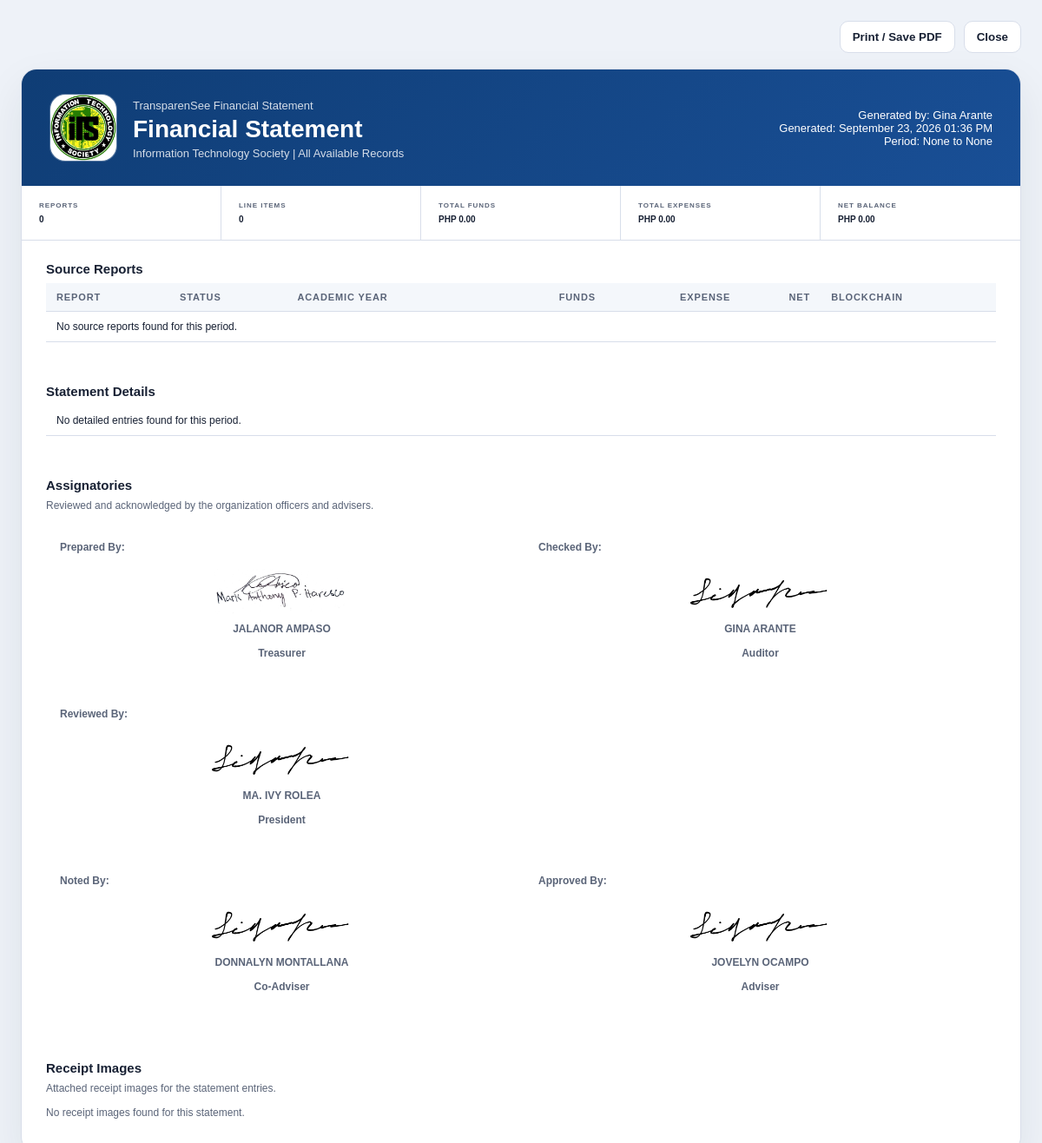
/print/preview/ (signed in), run on the app's committed database.
### app/models.py (models this page shows, shortened)
class Organization(models.Model):
    PROGRAM_CHOICE = [
        ("BSIT", "Bachelor of Science in Information Technology"),
        ("BSCS", "Bachelor of Science in Computer Science"),
        ("BSP", "Bachelor of Science in Psychology"),
        ("BSED", "Bachelor of Secondary Education"),
        ("BSHM", "Bachelor of Science in Hospitality Management"),
        ("BSC", "Bachelor of Science in Criminology"),
        ("BSBA-MM", "Bachelor of Science in Business Administration - Marketing Management"),
        ("BSBA-HR", "Bachelor of Science in Business Administration - Human Resource Management"),
        ("all_program", "All Program"),
    ]
    ORG_CATEGORY = [
        ('academic', 'Academic'),
        ('non_academic', 'Non-Academic'),
        ('performing_arts', 'Performing Arts'),
        ('student_council', 'Student Council'),
        ('student_publication', 'Student Publication'),
    ]
    name = models.CharField(max_length=100)
    logo = models.ImageField(upload_to='organization/logos', blank=True, null=True)
    program = models.CharField(choices=PROGRAM_CHOICE, blank=True, null=True)
    category = models.CharField(max_length=50, choices=ORG_CATEGORY)
    description = models.TextField()
    balance = models.DecimalField(max_digits=12, decimal_places=2, null=True, blank=True)
    society_fee_amount = models.DecimalField(max_digits=10,decimal_places=2,default=0)
    createdAt = models.DateTimeField(auto_now=True)

### accounts/models.py (models this page shows)
class CustomUser(AbstractUser):
    ROLE_CHOICES = [
        ('admin', 'Admin'),
        ('campus_admin', 'Campus Admin'),
        ('adviser', 'Adviser'),
        ('co_adviser', 'Co-Adviser'),
        ('treasurer', 'Treasurer'),
        ('auditor', 'Auditor'),
        ('president', 'President'),
        ('vice_president', 'Vice-President'),
        ('secretary', 'Secretary'),
        ('student', 'Student'),
        ('head', 'Head')
    ]
    middle_name = models.CharField(max_length=50, blank=True)
    role = models.CharField( max_length=20, choices=ROLE_CHOICES)
    profile_image = models.ImageField(upload_to="profile_pictures", blank=True, null=True)
    REQUIRED_FIELDS = ['email', 'first_name', 'last_name']
    objects = CustomUserManager()

### app/views/organization_officers/auditor.py (the view)
# urls.py: path('print/preview/', PrintableFinancialStatementView.as_view(), name='financial_statement_print'),
class PrintableFinancialStatementView(RoleRequireMixin, StatementPeriodMixin, TemplateView):
    template_name = 'app/officer/auditor/financial_statement_print.html'
    role_required = 'auditor'
    def get_context_data(self, **kwargs):
        context = super().get_context_data(**kwargs)
        organization = self.request.user.officer.organization
        payload = self.build_statement_payload(self.request, organization)
        context.update(payload)
        context['organization'] = organization
        context['prepared_by'] = self.request.user.get_full_name() or self.request.user.username
        context['generated_at'] = datetime.now()
        context['auto_print'] = self.request.GET.get('auto_print') == '1'
        context['assignatories'] = self._build_assignatories(organization, self.request)
        return context

### app/context_processors.py (called while the page is built)
def notifications(request):
    if request.user.is_authenticated:
        notifications = Notification.objects.filter(
            recipient=request.user
        ).order_by("-created_at")[:5]
        unread_count = Notification.objects.filter(
            recipient=request.user,
            is_read=False
        ).count()
        return {
            "notifications": notifications,
            "unread_count": unread_count,
        }
    return {
        "notifications": [],
        "unread_count": 0,
    }

### app/views/mixins.py (called while the page is built)
    def dispatch(self, request, *args, **kwargs):
        if not request.user.is_authenticated:
            return self.handle_no_permission()
        required_roles = self.role_required
        if isinstance(required_roles, str):
            required_roles = [required_roles]
        if required_roles and request.user.role not in required_roles:
            raise PermissionDenied
        return super().dispatch(request, *args, **kwargs)

### app/views/organization_officers/auditor.py (called while the page is built, shortened)
    @staticmethod
    def _display_name(user):
        if not user:
            return "Not assigned"
        return user.get_full_name() or user.username

    def build_period_context(self, request):
        period_type = request.GET.get('period_type') or request.POST.get('period_type') or ''
        context = {
            "period_type": period_type,
            "label": "All Available Records",
            "start_date": None,
            "end_date": None,
            "academic_year_obj": None,
            "academic_year_id": None,
            "academic_year_label": None,
            "error": None,
        }
        if not period_type:
            context["error"] = "Select a reporting period."
            return context

    def build_statement_payload(self, request, organization):
        period = self.build_period_context(request)
        payload = {
            "period": period,
            "entries": [],
            "grouped_entries": [],
            "receipt_images": [],
            "report_summaries": [],
            "total_income": 0.0,
            "total_expense": 0.0,
            "net_total": 0.0,
            "current_balance": float(organization.balance or 0),
            "record_count": 0,
            "report_count": 0,
        }
        if period["error"]:
            return payload

### app/templates/app/officer/auditor/financial_statement_print.html (shortened to what this page needs)
{% load static %}
{% load humanize %}
<!DOCTYPE html>
<html lang="en">
<head>
</head>
<body>
  <div class="toolbar">
    <button type="button" onclick="window.print()">Print / Save PDF</button>
    <button type="button" onclick="window.close()">Close</button>
  </div>
  <div class="sheet">
    <div class="header">
      <div class="header-main">
        <div class="header-logo">
          <img src="{% if organization.logo %}{{ organization.logo.url }}{% else %}{% static 'images/default_profile_pic.jpg' %}{% endif %}" alt="{{ organization.name }} logo">
        </div>
        <div>
          <p>TransparenSee Financial Statement</p>
          <h1>{{ request.GET.statement_title|default:"Financial Statement" }}</h1>
          <p>{{ organization.name }} | {{ period.label }}</p>
        </div>
      </div>
      <div class="meta">
        <div>Generated by: {{ prepared_by }}</div>
        <div>Generated: {{ generated_at|date:"F d, Y h:i A" }}</div>
        <div>Period: {{ period.start_date }} to {{ period.end_date }}</div>
      </div>
    </div>
    <div class="summary">
      <div class="card">
        <div class="label">Reports</div>
        <div class="value">{{ report_count }}</div>
      </div>
      <div class="card">
        <div class="label">Line Items</div>
        <div class="value">{{ record_count }}</div>
      </div>
      <div class="card">
        <div class="label">Total Funds</div>
        <div class="value">PHP {{ total_income|floatformat:2|intcomma }}</div>
      </div>
      <div class="card">
        <div class="label">Total Expenses</div>
        <div class="value">PHP {{ total_expense|floatformat:2|intcomma }}</div>
      </div>
      <div class="card">
        <div class="label">Net Balance</div>
        <div class="value">PHP {{ net_total|floatformat:2|intcomma }}</div>
      </div>
    </div>
    <div class="section">
      <h2>Source Reports</h2>
      <table>
        <thead>
          <tr>
            <th>Report</th>
            <th>Status</th>
            <th>Academic Year</th>
            <th class="num">Funds</th>
            <th class="num">Expense</th>
            <th class="num">Net</th>
            <th>Blockchain</th>
          </tr>
        </thead>
        <tbody>
          {% for report in report_summaries %}
          <tr>
            <td>{{ report.title }}</td>
            <td>{{ report.status }}</td>
            <td>{{ report.academic_year }}</td>
            <td class="num">PHP {{ report.income|floatformat:2|intcomma }}</td>
            <td class="num">PHP {{ report.expense|floatformat:2|intcomma }}</td>
            <td class="num">PHP {{ report.net|floatformat:2|intcomma }}</td>
            <td>
              {% if report.blockchain_verified is True %}
                <span class="verified">Verified</span>
              {% elif report.blockchain_verified is False %}
                <span class="mismatch">Hash mismatch</span>
              {% else %}
                <span class="pending">Not yet on blockchain</span>
              {% endif %}
            </td>
          </tr>
          {% empty %}
          <tr>
            <td colspan="7">No source reports found for this period.</td>
          </tr>
          {% endfor %}
        </tbody>
      </table>
    </div>
    <div class="section">
      <h2>Statement Details</h2>
      {% for group in grouped_entries %}
      <div class="group-block">
        <div class="group-head">
          <div>
            <h3>{{ group.report_title }}</h3>
            <p>Academic Year: {{ group.academic_year }}</p>
          </div>
          <div class="group-summary">
            Record Count
            <strong>{{ group.entries|length }}</strong>
          </div>
        </div>
        <table>
          <thead>
            <tr>
              <th>Date</th>
              <th>Type</th>
              <th>Category</th>
              <th>Description</th>
              <th class="num">Qty</th>
              <th class="num">Unit Price</th>
              <th class="num">Amount</th>
            </tr>
          </thead>
          <tbody>
            {% for entry in group.entries %}
            <tr>
              <td>{{ entry.date }}</td>
              <td>{{ entry.entry_type }}</td>
              <td>{{ entry.category }}</td>
              <td>{{ entry.description }}</td>
              <td class="num">{{ entry.quantity|default:"1" }}</td>
              <td class="num">PHP {{ entry.unit_price|default:"0"|floatformat:2|intcomma }}</td>
              <td class="num">PHP {{ entry.amount|floatformat:2|intcomma }}</td>
            </tr>
            {% endfor %}
          </tbody>
        </table>
        <div class="group-foot">
          <span>Funds<strong>PHP {{ group.income_total|floatformat:2|intcomma }}</strong></span>
          <span>Expense<strong>PHP {{ group.expense_total|floatformat:2|intcomma }}</strong></span>
          <span>Net<strong>PHP {{ group.net_total|floatformat:2|intcomma }}</strong></span>
        </div>
      </div>
      {% empty %}
      <table>
        <tbody>
          <tr><td>No detailed entries found for this period.</td></tr>
        </tbody>
      </table>
      {% endfor %}
    </div>
    <div class="section assignatories-section">
      <h2>Assignatories</h2>
      <p>Reviewed and acknowledged by the organization officers and advisers.</p>
      <div class="assignatories-grid">
        {% for signatory in assignatories %}
        <div class="assignatory-card {% if forloop.counter == 1 %}div1{% elif forloop.counter == 2 %}div2{% elif forloop.counter == 3 %}div3{% elif forloop.counter == 4 %}div4{% elif forloop.counter == 5 %}div5{% endif %}">
          {% if forloop.counter == 1 %}
            <p>Prepared By:</p>
          {% elif forloop.counter == 2 %}
            <p>Checked By:</p>
          {% elif forloop.counter == 3 %}
            <p>Reviewed By:</p>
          {% elif forloop.counter == 4 %}
            <p>Noted By:</p>
          {% elif forloop.counter == 5 %}
            <p>Approved By:</p>
          {% endif %}
          {% if signatory.signature_url %}
          <div class="signature-box">
            <img src="{{ signatory.signature_url }}" alt="{{ signatory.role }} signature">
          </div>
          {% else %}
          <div class="signature-box empty"></div>
          {% endif %}
          <p class="assignatory-name">{{ signatory.name }}</p>
          <p class="assignatory-role">{{ signatory.role }}</p>
        </div>
        {% endfor %}
      </div>
    </div>
    <div class="section receipts-section">
      <h2>Receipt Images</h2>
      <p class="section-copy">Attached receipt images for the statement entries.</p>
      {% if receipt_images %}
      <div class="receipt-grid">
        {% for receipt in receipt_images %}
        <div class="receipt-card">
          <img src="{{ receipt.image_url }}" alt="Receipt for {{ receipt.category }}">
          <div class="meta-copy">
            <strong>{{ receipt.category }}</strong>
            <p>{{ receipt.date }} | {{ receipt.report_title }}</p>
            <p>{{ receipt.description }}</p>
          </div>
        </div>
        {% endfor %}
      </div>
      {% else %}
      <p>No receipt images found for this statement.</p>
      {% endif %}
    </div>
  </div>
</body>
</html>

### app/templates/app/officer/auditor/financial_statement_print.html (style rules this page uses)
:root { --ink: #172033; --muted: #5a6478; --line: #d8deea; --soft: #f4f7fb; --brand: #0f3d75; --green: #157347; --red: #c0392b; --amber: #8a6d1d; }
* { box-sizing: border-box; }
body { margin: 0; padding: 24px; font-family: Arial, Helvetica, sans-serif; color: var(--ink); background: #eef2f8; }
.toolbar { max-width: 1180px; margin: 0 auto 18px; display: flex; gap: 10px; justify-content: flex-end; }
.toolbar button { border: 1px solid var(--line); background: white; color: var(--ink); padding: 10px 14px; border-radius: 10px; font-weight: 700; cursor: pointer; }
.sheet { max-width: 1180px; margin: 0 auto; background: white; border: 1px solid var(--line); border-radius: 18px; overflow: hidden; box-shadow: 0 20px 50px rgba(23, 32, 51, 0.08); }
.header { background: linear-gradient(135deg, #0f3d75, #194f96); color: white; padding: 28px 32px; display: flex; justify-content: space-between; align-items: center; gap: 24px; }
.header-main { display: flex; align-items: center; gap: 18px; min-width: 0; }
.header-logo { width: 78px; height: 78px; border-radius: 18px; background: rgba(255, 255, 255, 0.12); border: 1px solid rgba(255, 255, 255, 0.18); display: flex; align-items: center; justify-content: center; overflow: hidden; flex-shrink: 0; }
.header-logo img { width: 100%; height: 100%; object-fit: cover; display: block; }
.header h1 { margin: 4px 0 0; font-size: 28px; line-height: 1.15; }
.header p { margin: 4px 0 0; color: rgba(255, 255, 255, 0.82); font-size: 13px; }
.meta { text-align: right; min-width: 220px; font-size: 13px; }
.summary { display: grid; grid-template-columns: repeat(5, minmax(0, 1fr)); border-bottom: 1px solid var(--line); }
.summary .card { padding: 18px 20px; border-right: 1px solid var(--line); }
.summary .card:last-child { border-right: 0; }
.summary .label { font-size: 8px; font-weight: 700; letter-spacing: 0.12em; text-transform: uppercase; color: var(--muted); }
.summary .value { margin-top: 6px; font-size: 10px; font-weight: 800; }
.section { padding: 24px 28px; }
.section h2 { margin: 0 0 8px; font-size: 15px; }
.section p { margin: 0 0 14px; font-size: 12px; color: var(--muted); }
table { width: 100%; border-collapse: collapse; }
th, td { padding: 10px 12px; border-bottom: 1px solid var(--line); font-size: 12px; vertical-align: top; text-align: left; }
thead th { background: var(--soft); color: var(--muted); text-transform: uppercase; font-size: 11px; letter-spacing: 0.08em; }
.num { text-align: right; white-space: nowrap; }
.assignatories-grid { display: grid; grid-template-columns: repeat(4, 1fr); grid-template-rows: repeat(3, 1fr); gap: 8px; margin-top: 16px; }
.assignatories-grid p { font-weight: bold; }
.div1 { grid-column: span 2 / span 2; }
.div2 { grid-column: span 2 / span 2; grid-column-start: 3; }
.div3 { grid-column: span 2 / span 2; grid-row-start: 2; }
.div4 { grid-column: span 2 / span 2; grid-row-start: 3; }
.div5 { grid-column: span 2 / span 2; grid-column-start: 3; grid-row-start: 3; }
.assignatory-card { border-radius: 14px; padding: 18px 16px 16px; background: white; min-height: 158px; display: flex; flex-direction: column; justify-content: flex-end; }
.signature-box { height: 56px; display: flex; align-items: flex-end; justify-content: center; margin-bottom: 10px; }
.signature-box img { max-width: 100%; max-height: 52px; object-fit: contain; display: block; }
.assignatory-name { margin: 0; font-size: 12px; font-weight: 700; text-align: center; text-transform: uppercase; }
.assignatory-role { margin: 4px 0 0; font-size: 11px; color: var(--muted); text-align: center; }

### data on the page
Organization: logo (picture), name "Information Technology Society"
CustomUser: shows "Prepared By:", shows a picture, name "JALANOR AMPASO", role "Treasurer"
CustomUser: shows "Checked By:", name "GINA ARANTE", role "Auditor"
CustomUser: shows "Reviewed By:", name "MA. IVY ROLEA", role "President"
CustomUser: shows "Approved By:", name "JOVELYN OCAMPO", role "Adviser"

### other printed values
{{ request.GET.statement_title|default:"Financial Statement" }} "Financial Statement"
{{ period.label }} "All Available Records"
{{ prepared_by }} "Gina Arante"
{{ generated_at|date:"F d, Y h:i A" }} "September 23, 2026 01:36 PM"
{{ period.start_date }} "None"
{{ period.end_date }} "None"
{{ report_count }} "0"
{{ record_count }} "0"
{{ total_income|floatformat:2|intcomma }} "0.00"
{{ total_expense|floatformat:2|intcomma }} "0.00"
{{ net_total|floatformat:2|intcomma }} "0.00"
{{ signatory.name }} "DONNALYN MONTALLANA"
{{ signatory.role }} "Co-Adviser"
